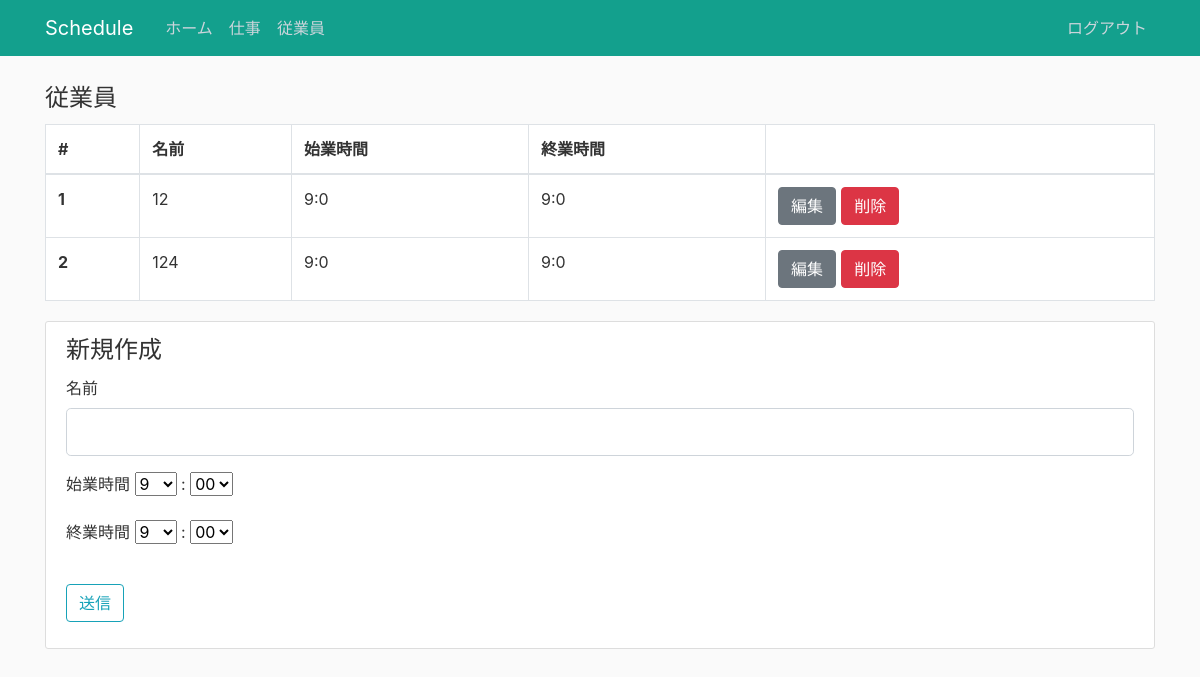
/worker (signed in), run on an earlier commit of the app's database.
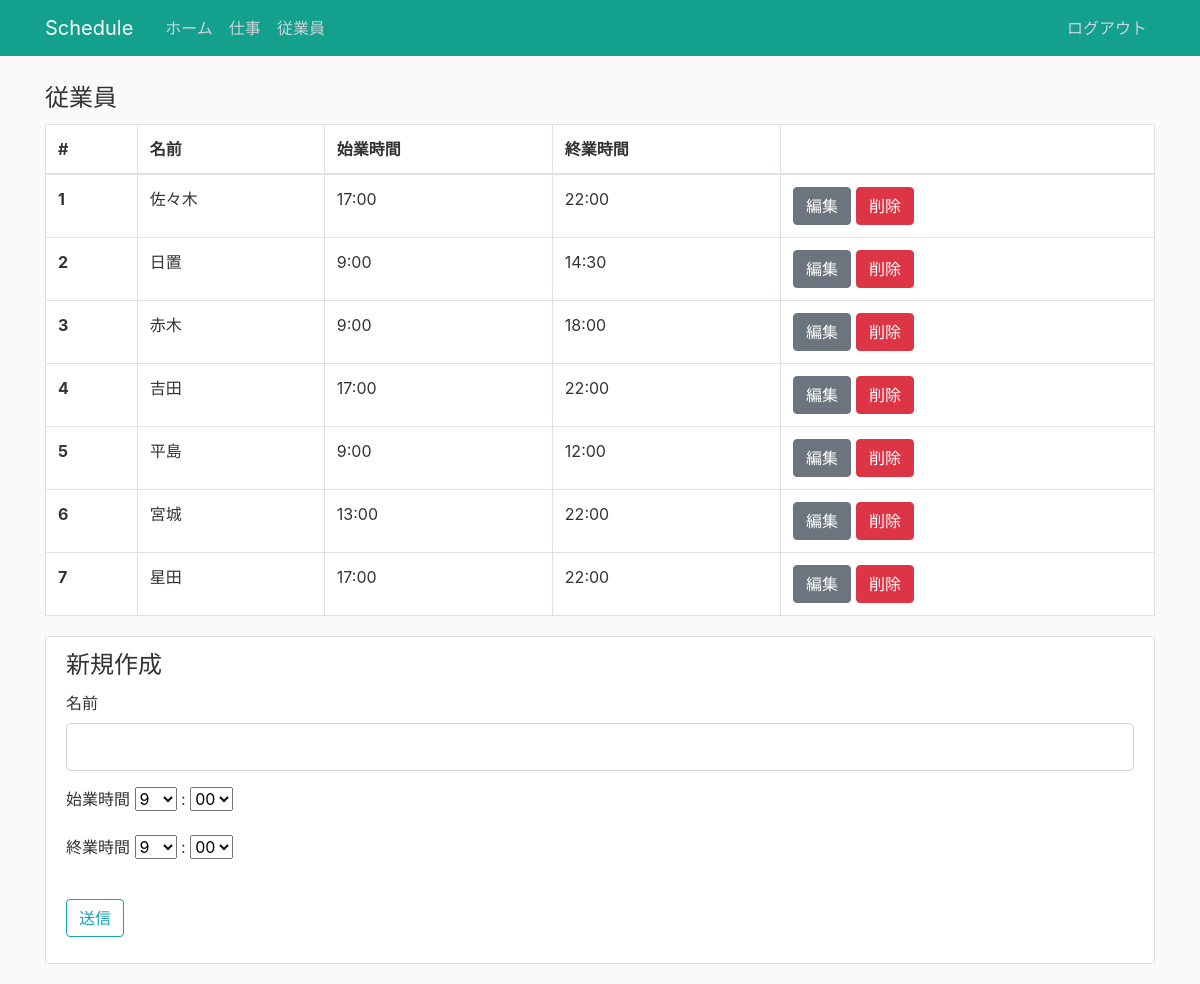
And on a later commit of the database.
### flask_schedule/models.py (models this page shows, shortened)
class Worker(db.Model):
  id = db.Column(db.Integer, primary_key=True)
  workername = db.Column(db.String(20), unique=True, nullable=False)
  starttime = db.Column(db.String(10))
  endtime = db.Column(db.String(10))

### flask_schedule/views/worker.py (the view, shortened to what this page needs)
@app.route('/worker', methods=['GET', 'POST'])
def worker():
  if not session.get('logged_in'):
    return redirect(url_for('login'))
  workers = Worker.query.all()
  form = WorkerForm()
  hour = hourlist
  minutes = minuteslist
  form.starttime_hour.choices = hourlist
  form.starttime_minutes.choices = minuteslist
  form.endtime_hour.choices = hourlist
  form.endtime_minutes.choices = minuteslist
  if request.method == "GET":
    return render_template('worker/worker.html',form=form,workers=workers)

### flask_schedule/forms.py
class WorkerForm(FlaskForm):
  workername = StringField('名前',validators=[DataRequired(), Length(min=2, max=20)])
  starttime_hour = SelectField('始業時間',validators=[DataRequired()])
  starttime_minutes = SelectField(':',validators=[DataRequired()])
  endtime_hour = SelectField('終業時間',validators=[DataRequired()])
  endtime_minutes = SelectField(':',validators=[DataRequired()])
  submit = SubmitField('送信')

### flask_schedule/views/views.py (called while the page is built)
@app.context_processor
def override_url_for():
    return dict(url_for=dated_url_for)

def dated_url_for(endpoint, **values):
    if endpoint == 'static':
        filename = values.get('filename', None)
        if filename:
            file_path = os.path.join(app.root_path,
                                 endpoint, filename)
            values['q'] = int(os.stat(file_path).st_mtime)
    return url_for(endpoint, **values)

### flask_schedule/templates/worker/worker.html (shortened to what this page needs)
{% extends "layout.html" %}
{% block content %}
  <table class="table table-bordered content-section">
    <legend>従業員</legend>
    <thead>
      <tr>
        <th scope="col">#</th>
        <th scope="col">名前</th>
        <th scope="col">始業時間</th>
        <th scope="col">終業時間</th>
        <th></th>
      </tr>
    </thead>
    <tbody>
      {% for worker in workers: %}
      <tr>
        <th scope="row">{{ loop.index }}</th>
        <td>{{ worker.workername }}</td>
        <td>{{ worker.starttime }}</td>
        <td>{{ worker.endtime }}</td>
        <td>
          <div class="btn-group">
            <form action="{{ url_for('edit_worker',id = worker.id)}}" method="GET">
              <button type="submit" class="btn btn-secondary">編集</button>
            </form>
            <form action="{{ url_for('delete_worker',id = worker.id)}}" method="GET">
              <button type="submit" class="btn btn-danger" style="margin-left: 5px;" style="margin-right: 5px;">削除</button>
            </form>
          </div>
        </td>
      </tr>
      {% endfor %}
    </tbody>
  </table>
  <div class="content-section">
    <form method="POST" action="">
      <legend>新規作成</legend>
      <div class="form-group">
        <fieldset class="form-group">
          <div class="form-group">
            {{ form.workername.label(class="form-control-label")}}
            {{ form.workername(class="form-control form-control-lg") }}
          </div>
          <div class="form-group">
            {{ form.starttime_hour.label()}}
            {{ form.starttime_hour() }}
            {{ form.starttime_minutes.label()}}
            {{ form.starttime_minutes() }}
          </div>
          <div class="form-group">
            {{ form.endtime_hour.label()}}
            {{ form.endtime_hour() }}
            {{ form.endtime_minutes.label()}}
            {{ form.endtime_minutes() }}
          </div>
        </fieldset>
      </div>
      <div class="form-group">
        {{ form.submit(class="btn btn-outline-info") }}
      </div>
    </form>
  </div>
{% endblock %}

### flask_schedule/templates/layout.html (shortened to what this page needs)
<!DOCTYPE html>
<html lang="en">
<head>
    <link rel="stylesheet" href="https://stackpath.bootstrapcdn.com/bootstrap/4.1.3/css/bootstrap.min.css">
    <link rel= "stylesheet" type= "text/css" href= "{{ url_for('static',filename='main.css') }}">
    <link rel= "stylesheet" type= "text/css" media="print" href= "{{ url_for('static',filename='print.css') }}">
</head>
<body>
  <header class="site-header">
    <nav class="navbar navbar-expand-md navbar-dark bg-steel fixed-top">
      <div class="container">
        <a class="navbar-brand mr-4" href="/">Schedule</a>
        <div class="collapse navbar-collapse" id="navbarToggle">
          {% if session.logged_in %}
          <div class="navbar-nav mr-auto">
            <a class="nav-item nav-link" href="{{ url_for('index') }}">ホーム</a>
            <a class="nav-item nav-link" href="{{ url_for('job') }}">仕事</a>
            <a class="nav-item nav-link" href="{{ url_for('worker') }}">従業員</a>
          </div>
          <div class="navbar-nav">
            <a class="nav-item nav-link" href="{{ url_for('logout') }}">ログアウト</a>
          </div>
          {% else %}
          <div class="navbar-nav mr-auto"></div>
          <div class="navbar-nav">
            <a class="nav-item nav-link" href="{{ url_for('login') }}">ログイン</a>
          {% endif %}
          </div>
        </div>
    </nav>
  </header>
  <main role="main" class="container">
    <div class="row">
      <div class="col-md-12">
        {% block content %}{% endblock %}
      </div>
    </div>
  </main>
</body>
</html>

### flask_schedule/static/main.css (style rules this page uses)
body { background: #fafafa; color: #333333; margin-top: 5rem; }
.bg-steel { background-color: #13a08d; }
.site-header .navbar-nav .nav-link { color: #cbd5db; }
.content-section { background: #ffffff; padding: 10px 20px; border: 1px solid #dddddd; border-radius: 3px; margin-bottom: 20px; }

### flask_schedule/static/print.css (style rules this page uses)
body { background: hsl(0, 84%, 45%); color: #333333; margin-top: 5rem; }

What changed in the data, as far as the page shows it:
removed Worker: workername "12", starttime "9:0", endtime "9:0"
changed Worker: workername "124" → "佐々木"; starttime "9:0" → "17:00"; endtime "9:0" → "22:00"
added Worker: workername "日置", starttime "9:00", endtime "14:30"
added Worker: workername "赤木", starttime "9:00", endtime "18:00"
added Worker: workername "吉田", starttime "17:00", endtime "22:00"
added Worker: workername "平島", starttime "9:00", endtime "12:00"
added Worker: workername "宮城", starttime "13:00", endtime "22:00"
added Worker: workername "星田", starttime "17:00", endtime "22:00"
